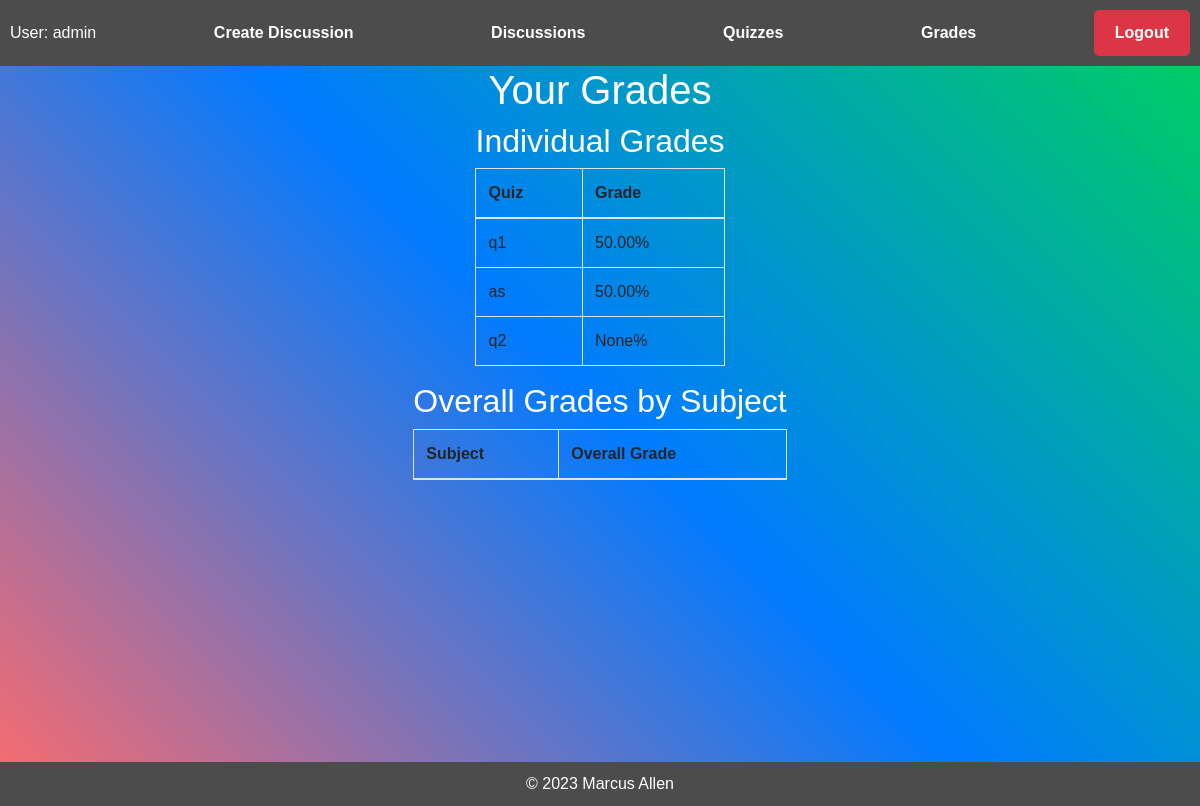
Screenshot of /students/grades/ (signed in) with the database file from the repository.
### teachers/models.py (models this page shows, shortened)
class Grade(models.Model):
    student = models.ForeignKey(User, on_delete=models.CASCADE)
    quiz = models.ForeignKey(Quiz, on_delete=models.CASCADE)
    grade = models.DecimalField(max_digits=5, decimal_places=2, null=True)  # Nullable grade
    submission_attempts = models.PositiveIntegerField(default=0)  # Submission attempts

class Quiz(models.Model):
    title = models.CharField(max_length=255)
    author = models.ForeignKey(User, on_delete=models.CASCADE)
    subject = models.CharField(max_length=255, default="Math")
    question_responses = models.JSONField(default=dict)

### students/views.py (the view)
# urls.py: path('grades/', views.grades, name='grades'),
def grades(request):
    student = request.user
    student_grades = Grade.objects.filter(student=student)
    subjects = student_grades.values_list('quiz__subject', flat=True).distinct()
    grades_by_subject = []
    for subject in subjects:
        quizzes = Quiz.objects.filter(subject=subject)
        subject_grades = student_grades.filter(quiz__subject=subject)
        total_score = subject_grades.aggregate(Avg('grade'))['grade__avg']
        grades_by_subject.append({
            'subject': subject,
            'quizzes': quizzes,
            'average_score': total_score,
        })
    context = {
        'student_grades': student_grades,
        'grades_by_subject': grades_by_subject,
    }
    return render(request, "students/grades.html", context)

### students/templates/students/grades.html (shortened to what this page needs)
{% extends "students/index.html" %}
{% block content %}
<div class="container">
    <h1>Your Grades</h1>
    {% if student_grades %}
        <div class="row">
            <div class="col-md-12">
                <h2>Individual Grades</h2>
                <table class="table table-bordered">
                    <thead>
                        <tr>
                            <th>Quiz</th>
                            <th>Grade</th>
                        </tr>
                    </thead>
                    <tbody>
                        {% for grade in student_grades %}
                            <tr>
                                <td>{{ grade.quiz.title }}</td>
                                <td>{{ grade.grade }}%</td>
                            </tr>
                        {% endfor %}
                    </tbody>
                </table>
            </div>
        </div>
        <div class="row">
            <div class="col-md-12">
                <h2>Overall Grades by Subject</h2>
                <table class="table table-bordered">
                    <thead>
                        <tr>
                            <th>Subject</th>
                            <th>Overall Grade</th>
                        </tr>
                    </thead>
                </table>
            </div>
        </div>
    {% else %}
        <p>No grades available at the moment.</p>
    {% endif %}
</div>
{% endblock %}

### students/templates/students/index.html (shortened to what this page needs)
<!DOCTYPE html>
<html lang="en">
<head>
    {% load static %}
    <link rel="stylesheet" href="{% static 'bootstrap_css.css' %}">
</head>
<body>
    <div class="navbar">
        <div>
            User: {{ request.user }}
        </div>
        <div>
            <a href="{% url 'students:create_discussion' %}" class="cool-link">Create Discussion</a>
        </div>
        <div>
            <a href="{% url 'students:discussions' %}" class="cool-link">Discussions</a>
        </div>
        <div>
            <a href="{% url 'students:quizzes' %}" class="cool-link">Quizzes</a>
        </div>
        <div>
            <a href="{% url 'students:grades' %}" class="cool-link">Grades</a>
        </div>
        <div>
            <a href="{% url 'users:logout_page' %}" class="cool-link btn btn-danger">Logout</a>
        </div>
    </div>
    <div class="container">
        {% block content %}{% endblock %}
    </div>
    <div class="footer">
        &copy; 2023 Marcus Allen
    </div>
</body>
</html>

### students/templates/students/index.html (style rules this page uses)
body { background: linear-gradient(45deg, #ff6b6b, #007BFF, #00d25b); color: #fff; margin: 0; padding: 0; font-family: Arial, sans-serif; }
.navbar { background-color: #4c4c4c; color: #fff; padding: 10px; display: flex; justify-content: space-between; align-items: center; }
.container { display: flex; flex-direction: column; align-items: center; min-height: calc(100vh - 60px); }
.footer { background-color: #4c4c4c; color: #fff; padding: 10px; text-align: center; width: 100%; position: absolute; bottom: 0; }
.cool-link { text-decoration: none; padding: 10px 20px; color: #fff; border-radius: 5px; transition: background-color 0.3s; font-weight: bold; }

### rows the page displays
Grade: quiz "q1", grade "50.00"
Grade: quiz "as", grade "50.00"
Grade: quiz "q2", grade "None"

### other values shown
{{ request.user }} "admin"
